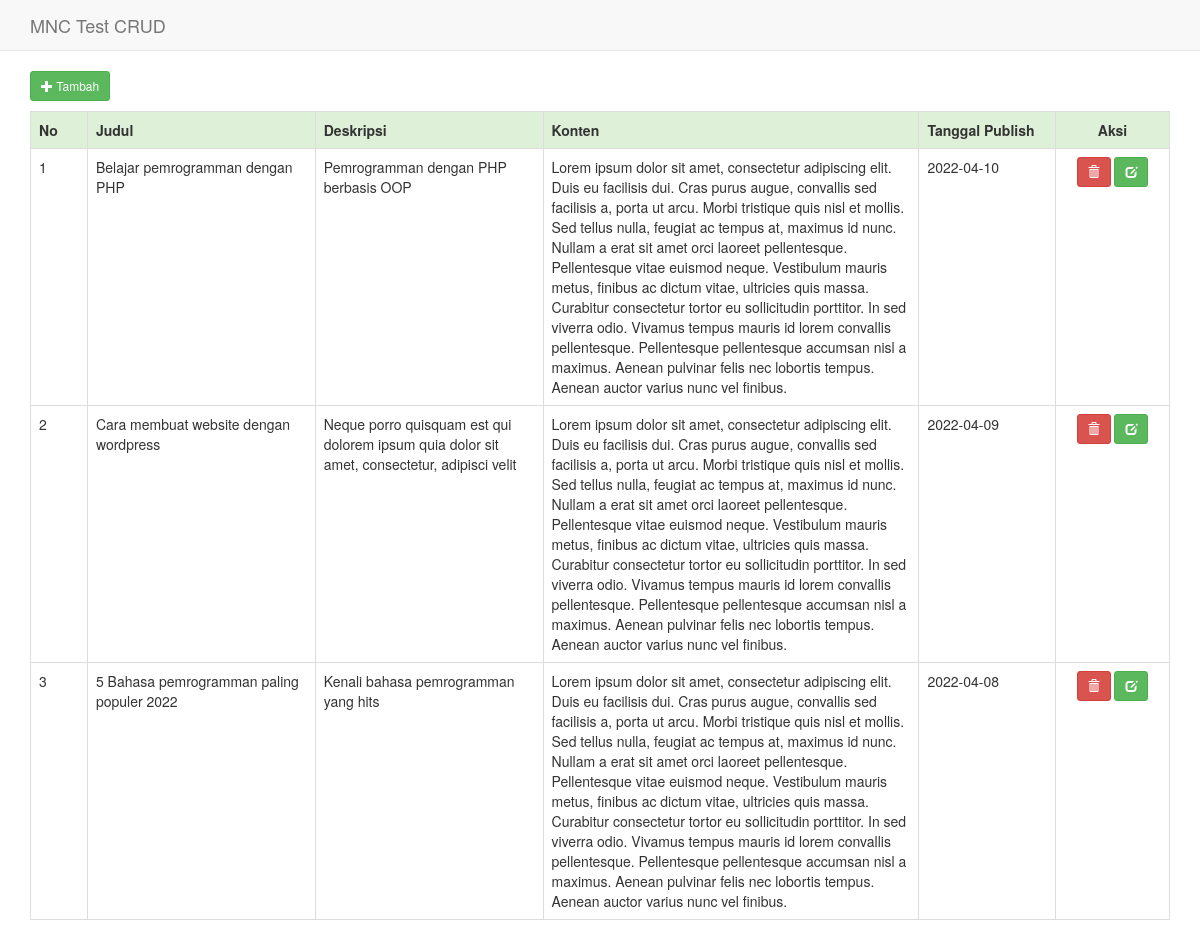
Screenshot of /CRUD/index.php with the database file from the repository.
### tables this page shows
CREATE TABLE IF NOT EXISTS `article` (
  `id` int(10) NOT NULL AUTO_INCREMENT,
  `title` varchar(150) NOT NULL,
  `description` varchar(200) NOT NULL,
  `content` text,
  `publish_date` date NOT NULL,
  PRIMARY KEY (`id`)
);

### CRUD/views/index.php (the view, shortened to what this page needs)
<?php
require_once('koneksi.php');
$query = "SELECT * FROM article ORDER BY publish_date DESC";
$urlcrud = "index.php?page=/";
?>
<div class="row">
	<div class="col-lg-12">
		<a href="<?= $urlcrud.'create' ?>" class="btn btn-success btn-sm"><span class="glyphicon glyphicon-plus"></span> Tambah</a>
		<table class="table table-hover table-bordered" style="margin-top: 10px">
			<tr class="success">
				<th width="5%">No</th>
				<th width="20%">Judul</th>
				<th width="20%">Deskripsi</th>
				<th width="33%">Konten</th>
				<th width="12%">Tanggal Publish</th>
				<th width="10%" style="text-align: center;">Aksi</th>
			</tr>
			<?php
			if($data=mysqli_query($koneksi,$query)){
				$i=1;
				while($obj=mysqli_fetch_object($data)){
					?>
					<tr>
						<td><?= $i ?></td>
						<td><?= $obj->title ?></td>
						<td><?= $obj->description ?></td>
						<td><?= $obj->content ?></td>
						<td><?= $obj->publish_date ?></td>
						<td style="text-align: center;">
						<a onclick="return confirm('Apakah yakin data akan di hapus?')" href="<?= $urlcrud.'hapus&id='.$obj->id ?>" class="btn btn-danger btn-sm"><span class="glyphicon glyphicon-trash"></span></a>
						<a href="<?= $urlcrud.'edit&id='.$obj->id ?>" class="btn btn-success btn-sm"><span class="glyphicon glyphicon-edit"></span></a>
						</td>
					</tr>
					<?php
					$i++;
				}
			}
			?>
		</table>
	</div>
</div>

### CRUD/index.php (shortened to what this page needs)
<!DOCTYPE html>
<html lang="en">
  <head>
    <link href="vendor/bootstrap/css/bootstrap.min.css" rel="stylesheet">
   </head>
  <body>
    <nav class="navbar navbar-default navbar-static-top">
      <div class="container">
        <div class="navbar-header">
          <a class="navbar-brand" href="index.php">MNC Test CRUD</a>
        </div>
      </div>
    </nav>
    <div class="container">
      <?php
      if(!empty($_GET['page'])){
      include('views/'.$_GET['page'].'.php');
      }else{
        include('views/index.php');
      }
      ?>
    </div>
  </body>
</html>

### rows the page displays
article: title "Belajar pemrogramman dengan PHP", description "Pemrogramman dengan PHP berbasis OOP", content "Lorem ipsum dolor sit amet, consectetur adipiscing elit. Duis eu facilisis dui. Cras purus augue, convallis sed facilisis a, porta ut arcu. Morbi tristique quis nisl et mollis. Sed tellus nulla, feugiat ac tempus at, maximus id nunc. Nullam a erat sit amet orci laoreet pellentesque. Pellentesque vitae euismod neque. Vestibulum mauris metus, finibus ac dictum vitae, ultricies quis massa. Curabitur consectetur tortor eu sollicitudin porttitor. In sed viverra odio. Vivamus tempus mauris id lorem convallis pellentesque. Pellentesque pellentesque accumsan nisl a maximus. Aenean pulvinar felis nec lobortis tempus. Aenean auctor varius nunc vel finibus.", publish_date "2022-04-10"
article: title "Cara membuat website dengan wordpress", description "Neque porro quisquam est qui dolorem ipsum quia dolor sit amet, consectetur, adipisci velit", content "Lorem ipsum dolor sit amet, consectetur adipiscing elit. Duis eu facilisis dui. Cras purus augue, convallis sed facilisis a, porta ut arcu. Morbi tristique quis nisl et mollis. Sed tellus nulla, feugiat ac tempus at, maximus id nunc. Nullam a erat sit amet orci laoreet pellentesque. Pellentesque vitae euismod neque. Vestibulum mauris metus, finibus ac dictum vitae, ultricies quis massa. Curabitur consectetur tortor eu sollicitudin porttitor. In sed viverra odio. Vivamus tempus mauris id lorem convallis pellentesque. Pellentesque pellentesque accumsan nisl a maximus. Aenean pulvinar felis nec lobortis tempus. Aenean auctor varius nunc vel finibus.", publish_date "2022-04-09"
article: title "5 Bahasa pemrogramman paling populer 2022", description "Kenali bahasa pemrogramman yang hits", content "Lorem ipsum dolor sit amet, consectetur adipiscing elit. Duis eu facilisis dui. Cras purus augue, convallis sed facilisis a, porta ut arcu. Morbi tristique quis nisl et mollis. Sed tellus nulla, feugiat ac tempus at, maximus id nunc. Nullam a erat sit amet orci laoreet pellentesque. Pellentesque vitae euismod neque. Vestibulum mauris metus, finibus ac dictum vitae, ultricies quis massa. Curabitur consectetur tortor eu sollicitudin porttitor. In sed viverra odio. Vivamus tempus mauris id lorem convallis pellentesque. Pellentesque pellentesque accumsan nisl a maximus. Aenean pulvinar felis nec lobortis tempus. Aenean auctor varius nunc vel finibus.", publish_date "2022-04-08"
